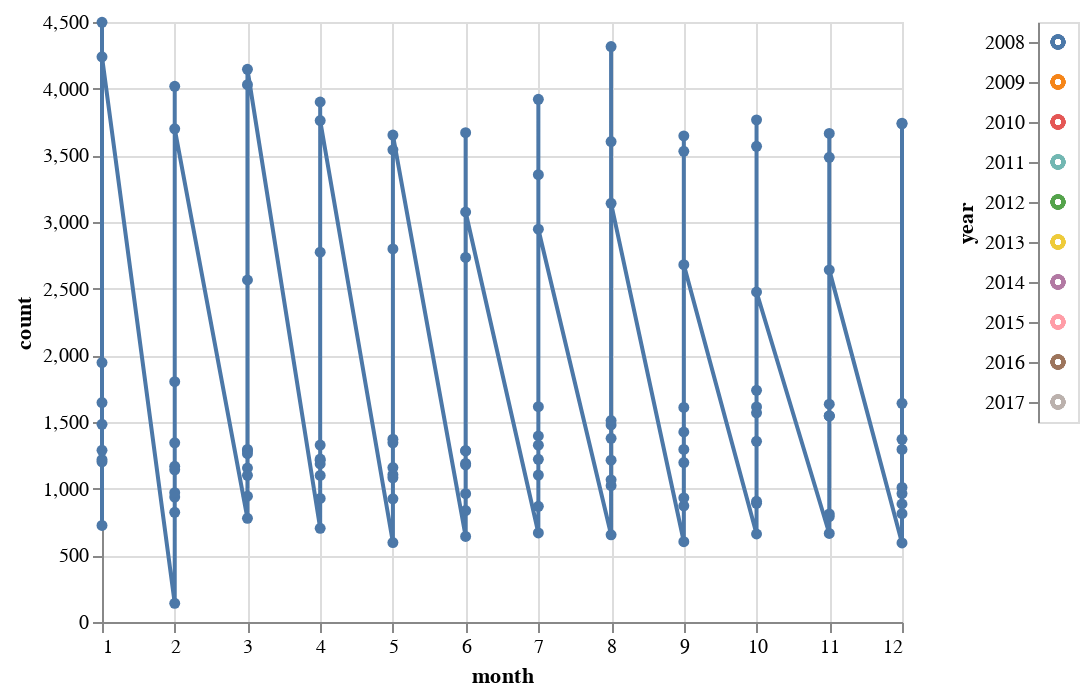

The cell this chart's notebook holds for it:
### Code cell
click = alt.selection_multi(encodings=['color'])

scatter = alt.Chart(month_year_count_df).mark_line(point=True).encode(
    x='month',
    y='count'
).transform_filter(
    click
)

hist = alt.Chart(month_year_count_df).mark_point().encode(
    y='year:N',
    color=alt.condition(click, 'year:N', alt.value('lightgray'), legend=None)
).add_selection(
    click
)

scatter | hist

### Figure 1 — Vega-Lite specification as saved in the notebook (floating-point values rounded to 4 significant figures)
{"config": {"view": {"continuousWidth": 400, "continuousHeight": 300}}, "hconcat": [{"mark": {"type": "line", "point": true}, "encoding": {"x": {"type": "quantitative", "field": "month"}, "y": {"type": "quantitative", "field": "count"}}, "transform": [{"filter": {"selection": "selector009"}}]}, {"mark": "point", "encoding": {"color": {"condition": {"type": "nominal", "field": "year", "legend": null, "selection": "selector009"}, "value": "lightgray"}, "y": {"type": "nominal", "field": "year"}}, "selection": {"selector009": {"type": "multi", "encodings": ["color"]}}}], "data": {"name": "data-cb050da5e8be8972ed1e929dfb4f64ef"}, "$schema": "https://vega.github.io/schema/vega-lite/v4.8.1.json", "datasets": {"data-cb050da5e8be8972ed1e929dfb4f64ef": [{"month": 3, "count": 778, "year": 2008}, {"month": 4, "count": 703, "year": 2008}, {"month": 7, "count": 668, "year": 2008}, {"month": 11, "count": 664, "year": 2008}, {"month": 10, "count": 660, "year": 2008}, {"month": 8, "count": 654, "year": 2008}, {"month": 6, "count": 642, "year": 2008}, {"month": 9, "count": 602, "year": 2008}, {"month": 5, "count": 596, "year": 2008}, {"month": 12, "count": 593, "year": 2008}, {"month": 2, "count": 140, "year": 2008}, {"month": 10, "count": 1738, "year": 2009}, {"month": 11, "count": 1634, "year": 2009}, {"month": 9, "count": 1609, "year": 2009}, {"month": 8, "count": 1478, "year": 2009}, {"month": 7, "count": 1395, "year": 2009}, {"month": 12, "count": 1294, "year": 2009}, {"month": 4, "count": 1213, "year": 2009}, {"month": 6, "count": 1189, "year": 2009}, {"month": 5, "count": 1158, "year": 2009}, {"month": 3, "count": 1155, "year": 2009}, {"month": 2, "count": 937, "year": 2009}, {"month": 1, "count": 724, "year": 2009}, {"month": 1, "count": 1218, "year": 2010}, {"month": 8, "count": 1022, "year": 2010}, {"month": 3, "count": 944, "year": 2010}, {"month": 4, "count": 927, "year": 2010}, {"month": 5, "count": 924, "year": 2010}, {"month": 10, "count": 890, "year": 2010}, {"month": 12, "count": 885, "year": 2010}, {"month": 9, "count": 871, "year": 2010}, {"month": 7, "count": 868, "year": 2010}, {"month": 6, "count": 836, "year": 2010}, {"month": 2, "count": 823, "year": 2010}, {"month": 11, "count": 811, "year": 2010}, {"month": 10, "count": 1613, "year": 2011}, {"month": 11, "count": 1545, "year": 2011}, {"month": 9, "count": 1425, "year": 2011}, {"month": 8, "count": 1378, "year": 2011}, {"month": 12, "count": 1370, "year": 2011}, {"month": 7, "count": 1220, "year": 2011}, {"month": 1, "count": 1201, "year": 2011}, {"month": 6, "count": 1178, "year": 2011}, {"month": 5, "count": 1105, "year": 2011}, {"month": 3, "count": 1100, "year": 2011}, {"month": 4, "count": 1099, "year": 2011}, {"month": 2, "count": 970, "year": 2011}, {"month": 1, "count": 1646, "year": 2012}, {"month": 4, "count": 1327, "year": 2012}, {"month": 3, "count": 1285, "year": 2012}, {"month": 2, "count": 1141, "year": 2012}, {"month": 7, "count": 1102, "year": 2012}, {"month": 5, "count": 1081, "year": 2012}, {"month": 8, "count": 1066, "year": 2012}, {"month": 12, "count": 963, "year": 2012}, {"month": 6, "count": 962, "year": 2012}, {"month": 9, "count": 931, "year": 2012}, {"month": 10, "count": 905, "year": 2012}, {"month": 11, "count": 791, "year": 2012}, {"month": 7, "count": 1615, "year": 2013}, {"month": 10, "count": 1569, "year": 2013}, {"month": 11, "count": 1546, "year": 2013}, {"month": 8, "count": 1511, "year": 2013}, {"month": 1, "count": 1483, "year": 2013}, {"month": 5, "count": 1344, "year": 2013}, {"month": 9, "count": 1294, "year": 2013}, {"month": 3, "count": 1294, "year": 2013}, {"month": 6, "count": 1283, "year": 2013}, {"month": 4, "count": 1185, "year": 2013}, {"month": 2, "count": 1168, "year": 2013}, {"month": 12, "count": 1009, "year": 2013}, {"month": 12, "count": 1640, "year": 2014}, {"month": 11, "count": 1546, "year": 2014}, {"month": 5, "count": 1371, "year": 2014}, {"month": 10, "count": 1355, "year": 2014}, {"month": 2, "count": 1344, "year": 2014}, {"month": 7, "count": 1326, "year": 2014}, {"month": 1, "count": 1288, "year": 2014}, {"month": 6, "count": 1286, "year": 2014}, {"month": 3, "count": 1262, "year": 2014}, {"month": 4, "count": 1222, "year": 2014}, {"month": 8, "count": 1214, "year": 2014}, {"month": 9, "count": 1196, "year": 2014}, {"month": 10, "count": 3766, "year": 2015}, {"month": 12, "count": 3741, "year": 2015}, {"month": 8, "count": 3603, "year": 2015}, {"month": 9, "count": 3530, "year": 2015}, {"month": 11, "count": 3485, "year": 2015}, {"month": 7, "count": 3355, "year": 2015}, {"month": 5, "count": 2798, "year": 2015}, {"month": 4, "count": 2774, "year": 2015}, {"month": 6, "count": 2734, "year": 2015}, {"month": 3, "count": 2565, "year": 2015}, {"month": 1, "count": 1946, "year": 2015}, {"month": 2, "count": 1802, "year": 2015}, {"month": 1, "count": 4498, "year": 2016}, {"month": 8, "count": 4316, "year": 2016}, {"month": 3, "count": 4030, "year": 2016}, {"month": 2, "count": 4018, "year": 2016}, {"month": 7, "count": 3920, "year": 2016}, {"month": 4, "count": 3900, "year": 2016}, {"month": 12, "count": 3736, "year": 2016}, {"month": 6, "count": 3670, "year": 2016}, {"month": 11, "count": 3664, "year": 2016}, {"month": 9, "count": 3646, "year": 2016}, {"month": 10, "count": 3568, "year": 2016}, {"month": 5, "count": 3541, "year": 2016}, {"month": 1, "count": 4239, "year": 2017}, {"month": 3, "count": 4145, "year": 2017}, {"month": 4, "count": 3761, "year": 2017}, {"month": 2, "count": 3699, "year": 2017}, {"month": 5, "count": 3652, "year": 2017}, {"month": 8, "count": 3140, "year": 2017}, {"month": 6, "count": 3075, "year": 2017}, {"month": 7, "count": 2946, "year": 2017}, {"month": 9, "count": 2680, "year": 2017}, {"month": 11, "count": 2641, "year": 2017}, {"month": 10, "count": 2475, "year": 2017}, {"month": 12, "count": 812, "year": 2017}]}}
